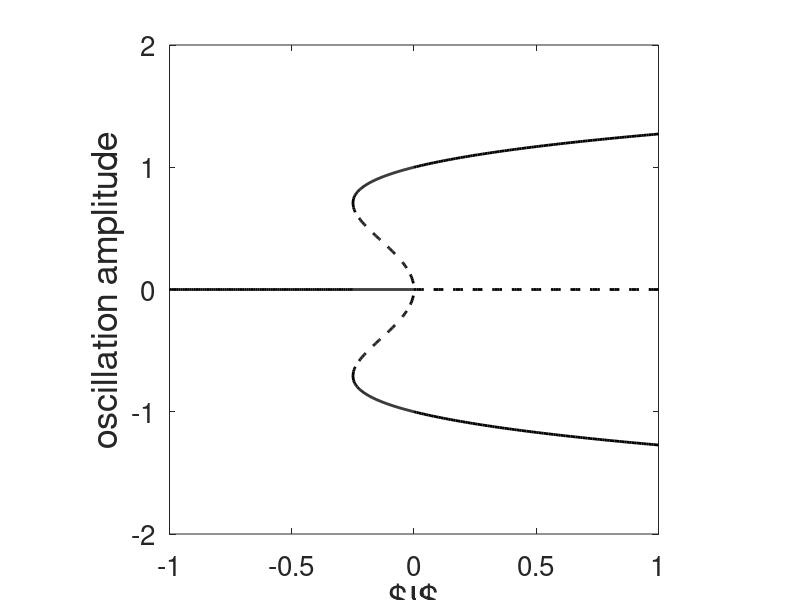

Write the MATLAB code that produced this figure.
I=-1+[0:100]/100*0.75;

subplot(111);
plot(I,zeros(101,1),'-k','Linewidth',2);
hold on;

I=-1/4+[0:100]/100*0.25;
r0=sqrt(1/2-sqrt(1/4+I));
R0=sqrt(1/2+sqrt(1/4+I));
plot(I,zeros(101,1),'-k','Linewidth',2);
plot(I,r0,'--k','Linewidth',2);
plot(I,-r0,'--k','Linewidth',2);
plot(I,R0,'-k','Linewidth',2);
plot(I,-R0,'-k','Linewidth',2);

I=[0:100]/100;
R0=sqrt(1/2+sqrt(1/4+I));
plot(I,zeros(101,1),'--k','Linewidth',2);
plot(I,R0,'-k','Linewidth',2);
plot(I,-R0,'-k','Linewidth',2);

set(gca,'Fontsize',20);
xlabel('$I$','Fontsize',26);
ylabel('oscillation amplitude','Fontsize',26);
hold off;
axis([-1,1,-2,2]); axis('square');
shg;